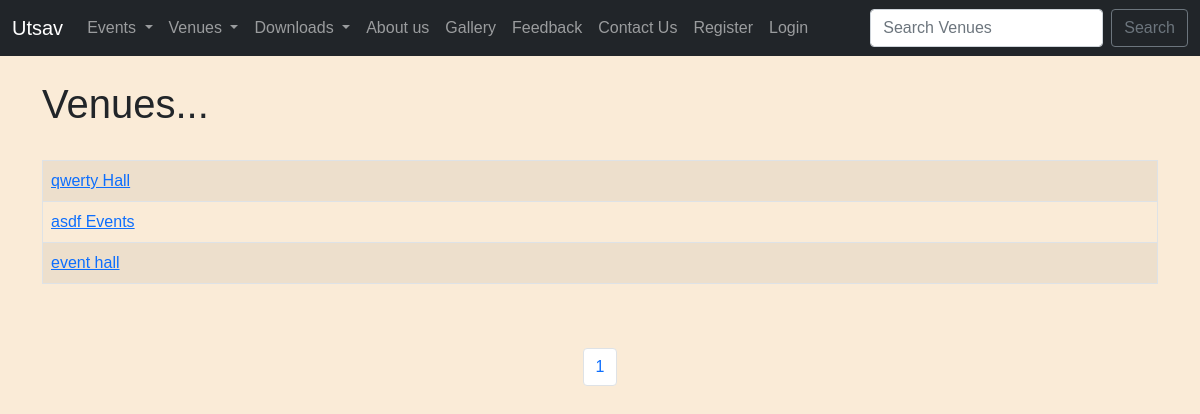
Screenshot of /list_venues with the database file from the repository.
### events/models.py (models this page shows)
class Venue(models.Model):
	name = models.CharField('Venue Name', max_length=120)
	address = models.CharField(max_length=300)
	zip_code = models.CharField('Zip Code', max_length=15)
	phone = models.CharField('Contact Phone', max_length=25, blank=True)
	web = models.URLField('Website Address', blank=True)
	email_address = models.EmailField('Email Address', blank=True)
	owner = models.IntegerField("Venue Owner", blank=False, default=1)
	venue_image = models.ImageField(null=True, blank=True, upload_to="images/")
	def __str__(self):
		return self.name

### events/views.py (the view)
# urls.py: path('list_venues', views.list_venues, name='list-venues'),
def list_venues(request):
	venue_list = Venue.objects.all()
	p = Paginator(Venue.objects.all(), 3)
	page = request.GET.get('page')
	venues = p.get_page(page)
	nums = "a" * venues.paginator.num_pages
	return render(request, 'events/venue.html',
		{'venue_list': venue_list,
		'venues': venues,
		'nums':nums}
		)

### events/templates/events/venue.html (shortened to what this page needs)
{% extends 'events/base.html' %}
{% block content %}
	<h1>Venues...</h1>
<br/>
<table class="table table-striped table-hover table-bordered">
	{% for venue in venues %}
		<tr>
			<td>
				<a href="{% url 'show-venue' venue.id %}">{{ venue }}</a>
			</td>
		</tr>
	{% endfor %}
</table>
<br/></br/>
<nav aria-label="Page navigation example">
  <ul class="pagination justify-content-center">
{% for i in nums %}
	<li class="page-item"><a class="page-link" href="?page={{ forloop.counter }}">{{ forloop.counter }}</a></li>
{% endfor %}
 </ul>
</nav>
<br/>
{% endblock %}

### events/templates/events/base.html (style rules this page uses)
body { background-color: antiquewhite; font-family: Arial, sans-serif; }

### rows the page displays
Venue: name "qwerty Hall"
Venue: name "asdf Events"
Venue: name "event hall"
